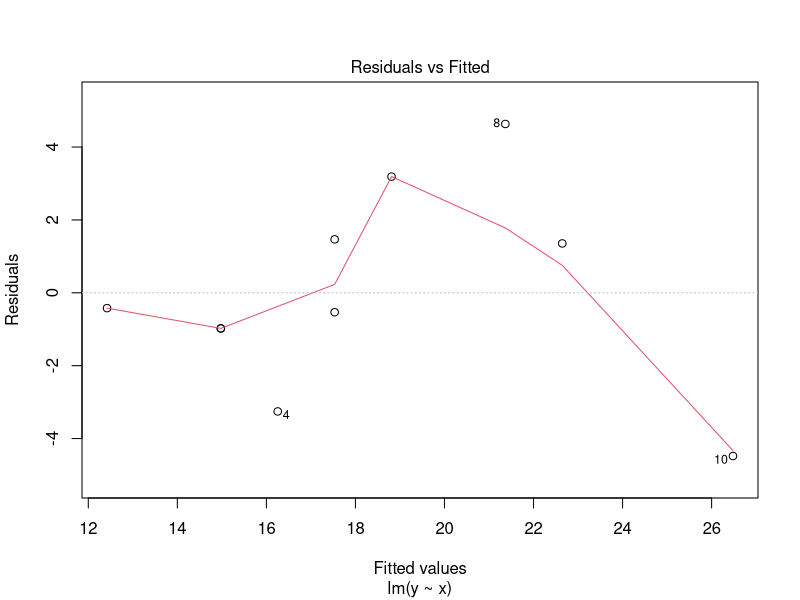
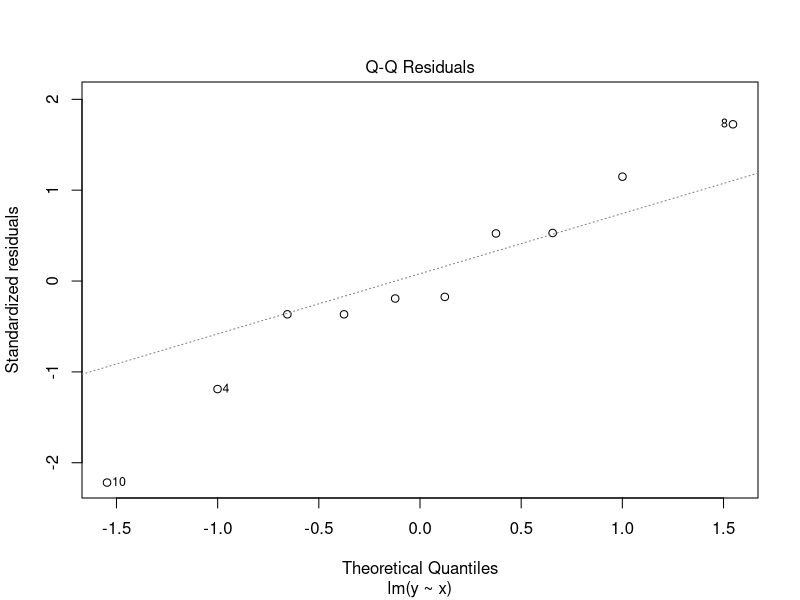
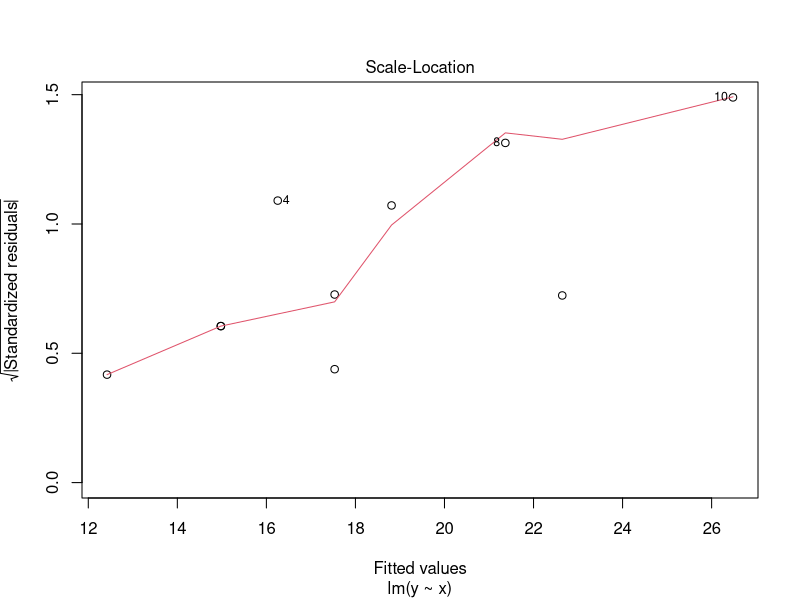
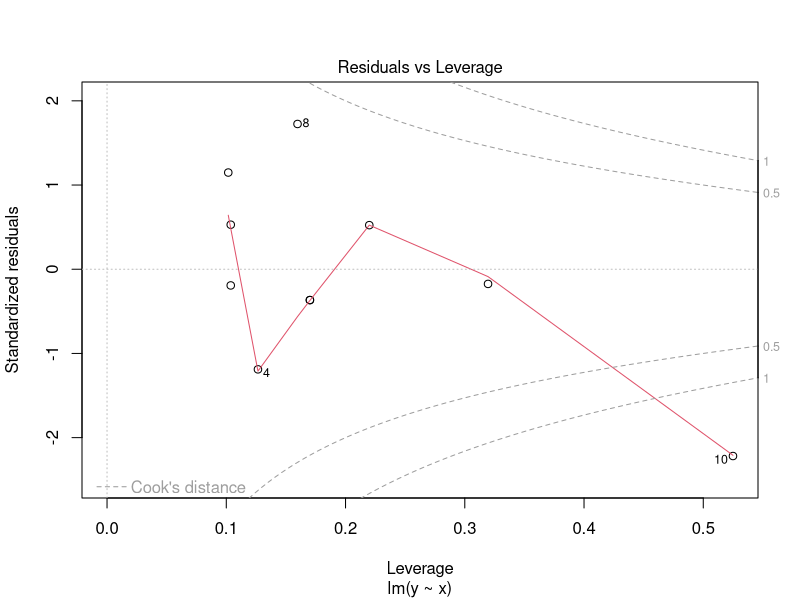

Reproduce these figures in R, in order.
df = data.frame(x=c(1, 3, 3, 4, 5, 5, 6, 8, 9, 12),y=c(12, 14, 14, 13, 17, 19, 22, 26, 24, 22))
model <- lm(y ~ x, data=df)
summary(model)
lm(formula = y ~ x, data = df)
plot(model)
